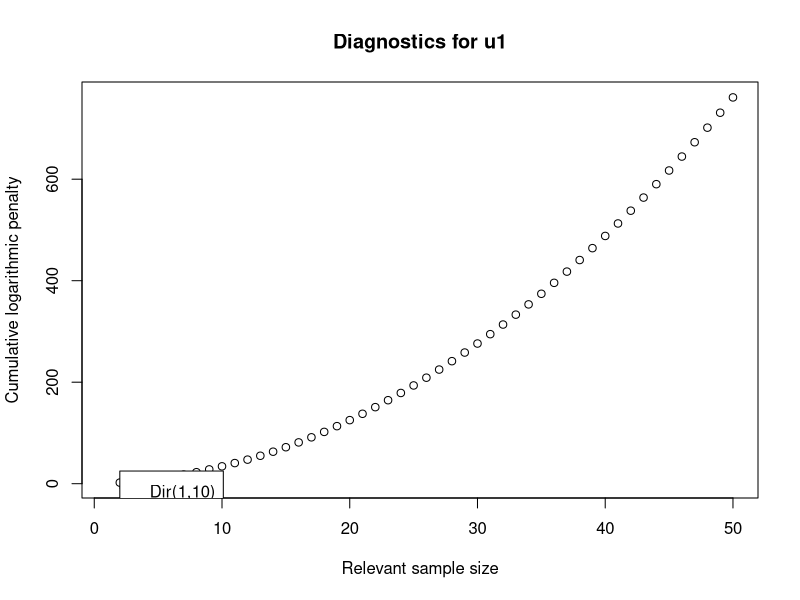
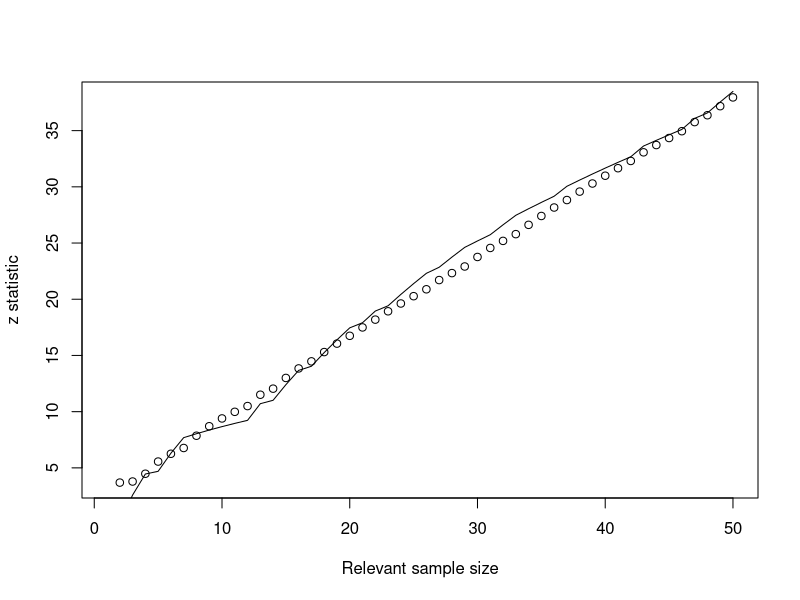
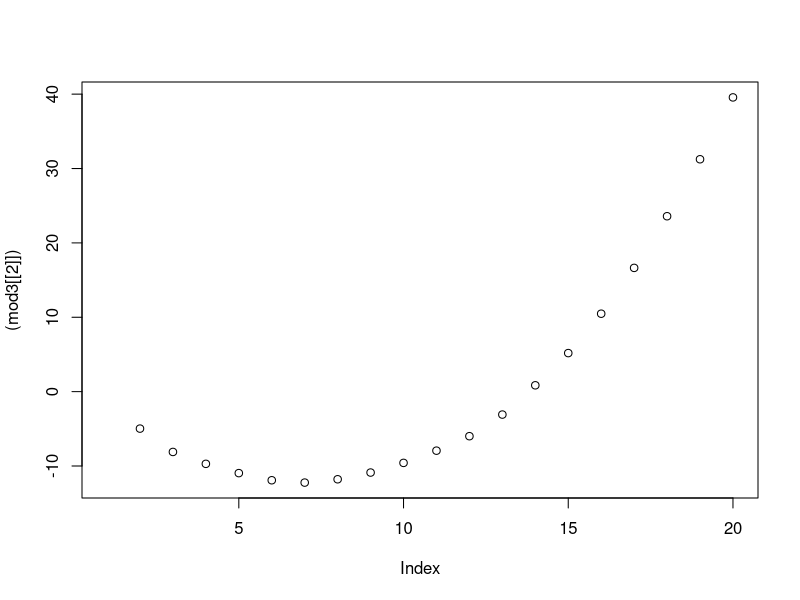

Source code (R) for these figures, in order:
library(dplyr);library(ggplot2)
setwd("/home/rachel/Documents/diagnostics/")
df<-read.csv(file = "CHDS.latentexample1.csv")

 df %>%
   group_by(Social, Economic, Events, Admission) %>%
   tally() -> counts #counts for all pathways in the CEG
 #write.csv(counts,'counts.csv')

 
#df is the data in question, col_name is the stage in question, prior is the set prior (must have right number of iterations), n is the max sample size we wish to consider.
 #df should be filtered first
 get.zhed <- function(df, col_name="Events", prior, n=50, learn=FALSE) {#dataframes should also be added for the counts
  #add checks to make sure that prior has same number of items as counts in dataframe
  Zm <- rep(NA, n)
  Sm <- rep(NA, n)
  Em <- rep(NA, n)
  Vm <- rep(NA, n)
  p <- rep(NA, n)
  
  if(learn==FALSE){
    for (i in 2:n){
      df_cut <- df[2:i,] 
      df_cut %>%
        group_by_(col_name) %>% #groups by the stage of interest
        tally() -> u1 #stage1
      counts = u1$n 
      p[i] = (lgamma(sum(prior)) + sum(lgamma(prior+counts)) - (sum(lgamma(prior)) + lgamma(sum(prior)+sum(counts))))#logprobability
      #compute the z statistics
     Sm[i]=-p[i]
     Em[i]=sum((prior/sum(prior))*sum(counts))
     Vm[i]=sum(prior*(sum(prior)-prior))/(sum(prior)^2*(sum(prior)+1))
     Zm[i]=sum(na.omit(Sm)) - sum(na.omit(Em)) / sqrt(sum(na.omit(Vm)))
    }
  }
  else{
    for (i in 2:n){
      newprior <- prior
      df_cut <- df[2:i,] 
      df_cut %>%
        group_by_(col_name) %>% #groups by the stage of interest
        tally() -> u1 #stage1
      counts = u1$n 
      p[i] = (lgamma(sum(prior)) + sum(lgamma(prior+counts)) - (sum(lgamma(prior)) + lgamma(sum(prior)+sum(counts))))#logprobability
      #compute the z statistics
      Sm[i]=-p[i]
      Em[i]=sum((newprior/sum(newprior))*sum(counts))
      Vm[i]=sum(newprior*(sum(newprior)-newprior))/(sum(newprior)^2*(sum(newprior)+1))
      Zm[i]=sum(na.omit(Sm)) - sum(na.omit(Em)) / sqrt(sum(na.omit(Vm)))
      newprior <- (prior+counts)/sum(counts+1)
    }  
  }
  return(list(Sm,Zm, Em, Vm))
}

mod1 <- get.zhed(df,col_name = "Social", prior=c(10,1),n=50)
mod2 <- get.zhed(df,col_name = "Social", prior=c(.05,.05),n=50)

plot(mod2[[2]],xlab='Relevant sample size', ylab = 'Cumulative logarithmic penalty')
lines(mod1[[2]])
legend(2,25,c("Dir(1,10)", "Dir(6,4)"))
title("Diagnostics for u1")
plot(mod2[[1]],xlab='Relevant sample size', ylab = 'z statistic')
lines(mod1[[1]])

#for stage 2
mod3 <- get.zhed(filter(df, Social == "High", Economic == "Low",),col_name = "Events", prior=c(3,3,3),n=20,learn=TRUE)
plot((mod3[[2]]))



#how do we store positions of the CEG in the dplyr function? 
df %>% group_by(Social) %>% tally() #w1
df %>% filter(Social=="High") %>% group_by(Economic) %>% tally() #w2
df %>% filter(Social=="Low") %>% group_by(Economic) %>% tally() #w3
df %>% filter(Social=="High") %>% group_by(Events) %>% tally() #w4
df %>% filter(Social=="Low", Economic=="High") %>% group_by(Events) %>% tally() #w5
df %>% filter(Social=="Low", Economic=="Low") %>% group_by(Events) %>% tally() #w6
df %>% filter(Social=="High",Events=="Low") %>% group_by(Admission) %>% tally() #w7
